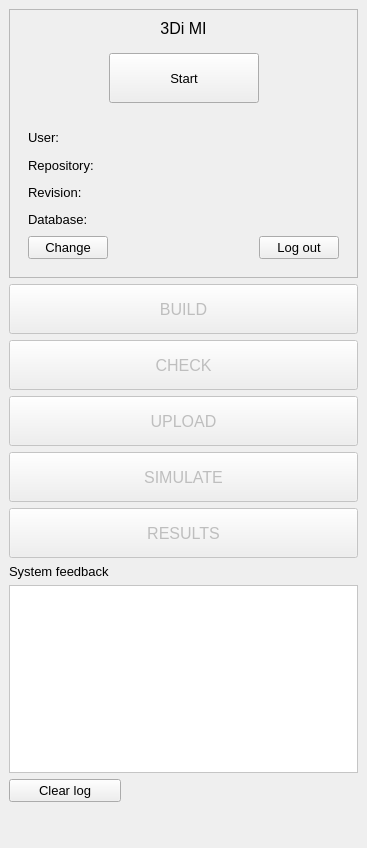
<?xml version="1.0" encoding="UTF-8"?>
<ui version="4.0">
 <class>ThreediQgisClientDockWidgetBase</class>
 <widget class="QDockWidget" name="ThreediQgisClientDockWidgetBase">
  <property name="geometry">
   <rect>
    <x>0</x>
    <y>0</y>
    <width>367</width>
    <height>848</height>
   </rect>
  </property>
  <property name="font">
   <font>
    <family>Segoe UI</family>
    <pointsize>10</pointsize>
   </font>
  </property>
  <property name="layoutDirection">
   <enum>Qt::LeftToRight</enum>
  </property>
  <property name="windowTitle">
   <string/>
  </property>
  <widget class="QWidget" name="dockWidgetContents">
   <layout class="QGridLayout" name="gridLayout">
    <item row="7" column="0">
     <widget class="QLabel" name="label_9">
      <property name="text">
       <string>System feedback</string>
      </property>
     </widget>
    </item>
    <item row="6" column="0" colspan="3">
     <widget class="QToolButton" name="btn_results">
      <property name="enabled">
       <bool>false</bool>
      </property>
      <property name="sizePolicy">
       <sizepolicy hsizetype="Expanding" vsizetype="Expanding">
        <horstretch>0</horstretch>
        <verstretch>0</verstretch>
       </sizepolicy>
      </property>
      <property name="minimumSize">
       <size>
        <width>0</width>
        <height>50</height>
       </size>
      </property>
      <property name="font">
       <font>
        <pointsize>12</pointsize>
       </font>
      </property>
      <property name="text">
       <string>RESULTS</string>
      </property>
      <property name="icon">
       <iconset>
        <normaloff>icons/results.svg</normaloff>icons/results.svg</iconset>
      </property>
      <property name="iconSize">
       <size>
        <width>80</width>
        <height>40</height>
       </size>
      </property>
      <property name="toolButtonStyle">
       <enum>Qt::ToolButtonTextBesideIcon</enum>
      </property>
     </widget>
    </item>
    <item row="9" column="0">
     <widget class="QPushButton" name="btn_clear_log">
      <property name="enabled">
       <bool>true</bool>
      </property>
      <property name="text">
       <string>Clear log</string>
      </property>
     </widget>
    </item>
    <item row="8" column="0" colspan="3">
     <widget class="QListView" name="lv_log">
      <property name="sizePolicy">
       <sizepolicy hsizetype="Expanding" vsizetype="Preferred">
        <horstretch>0</horstretch>
        <verstretch>0</verstretch>
       </sizepolicy>
      </property>
      <property name="minimumSize">
       <size>
        <width>0</width>
        <height>0</height>
       </size>
      </property>
      <property name="font">
       <font>
        <pointsize>8</pointsize>
       </font>
      </property>
      <property name="styleSheet">
       <string notr="true">QListView {background-color: white;}</string>
      </property>
     </widget>
    </item>
    <item row="3" column="0" colspan="3">
     <widget class="QToolButton" name="btn_check">
      <property name="enabled">
       <bool>false</bool>
      </property>
      <property name="sizePolicy">
       <sizepolicy hsizetype="Expanding" vsizetype="Expanding">
        <horstretch>0</horstretch>
        <verstretch>0</verstretch>
       </sizepolicy>
      </property>
      <property name="minimumSize">
       <size>
        <width>0</width>
        <height>50</height>
       </size>
      </property>
      <property name="font">
       <font>
        <pointsize>12</pointsize>
       </font>
      </property>
      <property name="text">
       <string>CHECK</string>
      </property>
      <property name="icon">
       <iconset>
        <normaloff>icons/check.svg</normaloff>icons/check.svg</iconset>
      </property>
      <property name="iconSize">
       <size>
        <width>80</width>
        <height>40</height>
       </size>
      </property>
      <property name="toolButtonStyle">
       <enum>Qt::ToolButtonTextBesideIcon</enum>
      </property>
     </widget>
    </item>
    <item row="2" column="0" colspan="3">
     <widget class="QToolButton" name="btn_build">
      <property name="enabled">
       <bool>false</bool>
      </property>
      <property name="sizePolicy">
       <sizepolicy hsizetype="Expanding" vsizetype="Expanding">
        <horstretch>0</horstretch>
        <verstretch>0</verstretch>
       </sizepolicy>
      </property>
      <property name="minimumSize">
       <size>
        <width>0</width>
        <height>50</height>
       </size>
      </property>
      <property name="font">
       <font>
        <pointsize>12</pointsize>
       </font>
      </property>
      <property name="layoutDirection">
       <enum>Qt::LeftToRight</enum>
      </property>
      <property name="text">
       <string>BUILD</string>
      </property>
      <property name="icon">
       <iconset>
        <normaloff>../icons/build.svg</normaloff>../icons/build.svg</iconset>
      </property>
      <property name="iconSize">
       <size>
        <width>80</width>
        <height>40</height>
       </size>
      </property>
      <property name="toolButtonStyle">
       <enum>Qt::ToolButtonTextBesideIcon</enum>
      </property>
     </widget>
    </item>
    <item row="4" column="0" colspan="3">
     <widget class="QToolButton" name="btn_upload">
      <property name="enabled">
       <bool>false</bool>
      </property>
      <property name="sizePolicy">
       <sizepolicy hsizetype="Expanding" vsizetype="Expanding">
        <horstretch>0</horstretch>
        <verstretch>0</verstretch>
       </sizepolicy>
      </property>
      <property name="minimumSize">
       <size>
        <width>0</width>
        <height>50</height>
       </size>
      </property>
      <property name="font">
       <font>
        <pointsize>12</pointsize>
       </font>
      </property>
      <property name="text">
       <string>UPLOAD</string>
      </property>
      <property name="icon">
       <iconset>
        <normaloff>icons/upload.svg</normaloff>icons/upload.svg</iconset>
      </property>
      <property name="iconSize">
       <size>
        <width>80</width>
        <height>40</height>
       </size>
      </property>
      <property name="toolButtonStyle">
       <enum>Qt::ToolButtonTextBesideIcon</enum>
      </property>
     </widget>
    </item>
    <item row="0" column="0" colspan="3">
     <widget class="QFrame" name="frame">
      <property name="minimumSize">
       <size>
        <width>0</width>
        <height>0</height>
       </size>
      </property>
      <property name="frameShape">
       <enum>QFrame::StyledPanel</enum>
      </property>
      <property name="frameShadow">
       <enum>QFrame::Plain</enum>
      </property>
      <layout class="QGridLayout" name="gridLayout_4">
       <item row="4" column="1">
        <widget class="QWidget" name="widget_authorized" native="true">
         <property name="minimumSize">
          <size>
           <width>0</width>
           <height>150</height>
          </size>
         </property>
         <layout class="QGridLayout" name="gridLayout_3">
          <item row="0" column="0">
           <widget class="QLabel" name="label">
            <property name="text">
             <string>User:</string>
            </property>
           </widget>
          </item>
          <item row="0" column="2">
           <widget class="QLabel" name="label_user">
            <property name="font">
             <font>
              <weight>75</weight>
              <bold>true</bold>
             </font>
            </property>
            <property name="layoutDirection">
             <enum>Qt::LeftToRight</enum>
            </property>
            <property name="text">
             <string/>
            </property>
            <property name="alignment">
             <set>Qt::AlignRight|Qt::AlignTrailing|Qt::AlignVCenter</set>
            </property>
           </widget>
          </item>
          <item row="2" column="2">
           <widget class="QLabel" name="label_rev">
            <property name="font">
             <font>
              <weight>75</weight>
              <bold>true</bold>
             </font>
            </property>
            <property name="text">
             <string/>
            </property>
            <property name="alignment">
             <set>Qt::AlignRight|Qt::AlignTrailing|Qt::AlignVCenter</set>
            </property>
           </widget>
          </item>
          <item row="3" column="0">
           <widget class="QLabel" name="label_4">
            <property name="text">
             <string>Database:</string>
            </property>
           </widget>
          </item>
          <item row="1" column="0">
           <widget class="QLabel" name="label_2">
            <property name="text">
             <string>Repository:</string>
            </property>
           </widget>
          </item>
          <item row="3" column="2">
           <widget class="QLabel" name="label_db">
            <property name="font">
             <font>
              <weight>75</weight>
              <bold>true</bold>
             </font>
            </property>
            <property name="text">
             <string/>
            </property>
            <property name="alignment">
             <set>Qt::AlignRight|Qt::AlignTrailing|Qt::AlignVCenter</set>
            </property>
           </widget>
          </item>
          <item row="2" column="0">
           <widget class="QLabel" name="label_3">
            <property name="text">
             <string>Revision:</string>
            </property>
           </widget>
          </item>
          <item row="1" column="2">
           <widget class="QLabel" name="label_repo">
            <property name="font">
             <font>
              <weight>75</weight>
              <bold>true</bold>
             </font>
            </property>
            <property name="text">
             <string/>
            </property>
            <property name="alignment">
             <set>Qt::AlignRight|Qt::AlignTrailing|Qt::AlignVCenter</set>
            </property>
           </widget>
          </item>
          <item row="4" column="0" colspan="3">
           <layout class="QHBoxLayout" name="horizontalLayout">
            <item>
             <widget class="QPushButton" name="btn_change_repo">
              <property name="text">
               <string>Change</string>
              </property>
             </widget>
            </item>
            <item>
             <spacer name="horizontalSpacer_3">
              <property name="orientation">
               <enum>Qt::Horizontal</enum>
              </property>
              <property name="sizeHint" stdset="0">
               <size>
                <width>40</width>
                <height>20</height>
               </size>
              </property>
             </spacer>
            </item>
            <item>
             <widget class="QPushButton" name="btn_log_out">
              <property name="text">
               <string>Log out</string>
              </property>
             </widget>
            </item>
           </layout>
          </item>
         </layout>
        </widget>
       </item>
       <item row="1" column="1">
        <widget class="QWidget" name="widget_unauthorized" native="true">
         <property name="minimumSize">
          <size>
           <width>0</width>
           <height>0</height>
          </size>
         </property>
         <layout class="QGridLayout" name="gridLayout_2">
          <item row="1" column="0">
           <spacer name="horizontalSpacer">
            <property name="orientation">
             <enum>Qt::Horizontal</enum>
            </property>
            <property name="sizeHint" stdset="0">
             <size>
              <width>40</width>
              <height>20</height>
             </size>
            </property>
           </spacer>
          </item>
          <item row="1" column="2">
           <spacer name="horizontalSpacer_2">
            <property name="orientation">
             <enum>Qt::Horizontal</enum>
            </property>
            <property name="sizeType">
             <enum>QSizePolicy::Expanding</enum>
            </property>
            <property name="sizeHint" stdset="0">
             <size>
              <width>40</width>
              <height>20</height>
             </size>
            </property>
           </spacer>
          </item>
          <item row="1" column="1">
           <widget class="QPushButton" name="btn_start">
            <property name="sizePolicy">
             <sizepolicy hsizetype="Expanding" vsizetype="Expanding">
              <horstretch>0</horstretch>
              <verstretch>0</verstretch>
             </sizepolicy>
            </property>
            <property name="minimumSize">
             <size>
              <width>150</width>
              <height>50</height>
             </size>
            </property>
            <property name="baseSize">
             <size>
              <width>0</width>
              <height>0</height>
             </size>
            </property>
            <property name="text">
             <string>Start</string>
            </property>
           </widget>
          </item>
         </layout>
        </widget>
       </item>
       <item row="0" column="1">
        <widget class="QLabel" name="label_10">
         <property name="font">
          <font>
           <pointsize>12</pointsize>
          </font>
         </property>
         <property name="text">
          <string>3Di MI</string>
         </property>
         <property name="alignment">
          <set>Qt::AlignCenter</set>
         </property>
        </widget>
       </item>
      </layout>
     </widget>
    </item>
    <item row="10" column="1">
     <spacer name="verticalSpacer">
      <property name="orientation">
       <enum>Qt::Vertical</enum>
      </property>
      <property name="sizeHint" stdset="0">
       <size>
        <width>20</width>
        <height>40</height>
       </size>
      </property>
     </spacer>
    </item>
    <item row="5" column="0" colspan="3">
     <widget class="QToolButton" name="btn_simulate">
      <property name="enabled">
       <bool>false</bool>
      </property>
      <property name="sizePolicy">
       <sizepolicy hsizetype="Expanding" vsizetype="Expanding">
        <horstretch>0</horstretch>
        <verstretch>0</verstretch>
       </sizepolicy>
      </property>
      <property name="minimumSize">
       <size>
        <width>0</width>
        <height>50</height>
       </size>
      </property>
      <property name="font">
       <font>
        <pointsize>12</pointsize>
       </font>
      </property>
      <property name="text">
       <string>SIMULATE</string>
      </property>
      <property name="icon">
       <iconset>
        <normaloff>icons/api.svg</normaloff>icons/api.svg</iconset>
      </property>
      <property name="iconSize">
       <size>
        <width>80</width>
        <height>40</height>
       </size>
      </property>
      <property name="toolButtonStyle">
       <enum>Qt::ToolButtonTextBesideIcon</enum>
      </property>
     </widget>
    </item>
   </layout>
  </widget>
 </widget>
 <resources/>
 <connections/>
</ui>
